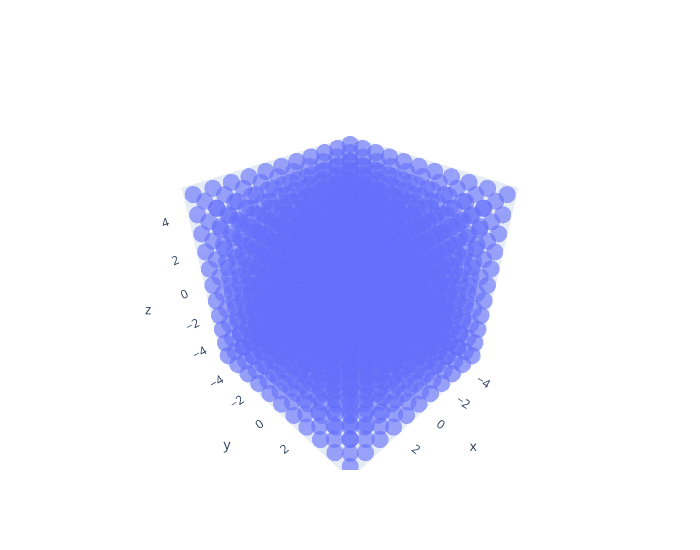

Write notebook code for a chart like this one.
### Code cell
## visualize
def see_voxels(voxel_grid, size=2):
    points = voxel_grid.points
    fig=go.Figure(
        data=[go.Scatter3d(
            x=points[:, 0],
            y=points[:, 1],
            z=points[:, 2],
            mode="markers", 
            marker=dict(
                size=size, 
                opacity=0.6
                )
            )]
    )

    fig.update_layout(
        scene=dict(
            aspectmode="data",
        ),
        width=700,
        height=550
    )

    fig.show()

see_voxels(voxel_grid, 10)

### Figure 1 — Plotly figure (JSON) as saved in the notebook; plotly's stock layout.template omitted (floating-point values rounded to 4 significant figures; data arrays with more than 128 entries replaced by an {"elided": "..."} marker saying what was removed)
{"data": [{"marker": {"opacity": 0.6, "size": 10}, "mode": "markers", "type": "scatter3d", "x": {"elided": "1331 float values"}, "y": {"elided": "1331 float values"}, "z": {"elided": "1331 float values"}}], "layout": {"height": 550, "scene": {"aspectmode": "data"}, "width": 700}}
